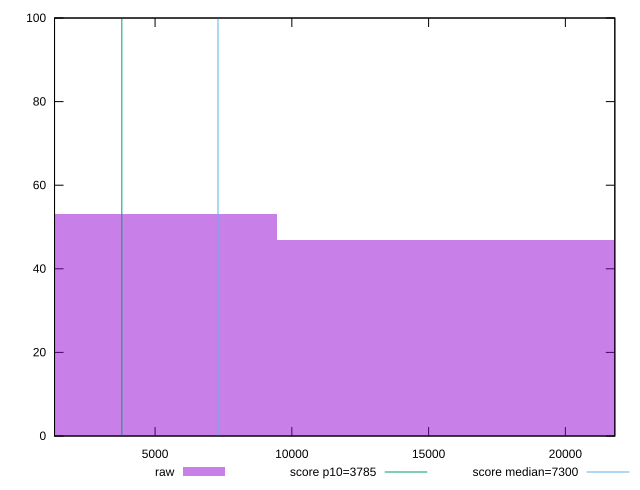

The script that saved this image:
reset

$raw <<EOF
18899.46351141367 47
0 53
EOF

set key outside below
set boxwidth 18899.46351141367
set xrange [1324.437:21808.059500000003]
set yrange [0:100]
set trange [0:100]
set style fill transparent solid 0.5 noborder

set parametric
set terminal svg size 640, 490 enhanced background rgb 'white'
set output "reports/report_00027_2021-02-24T12-40-31.850Z/interactive/samples/agenda/raw/histogram.svg"

plot $raw title "raw" with boxes, \
     3785,t title "score p10=3785", \
     7300,t title "score median=7300"

reset
